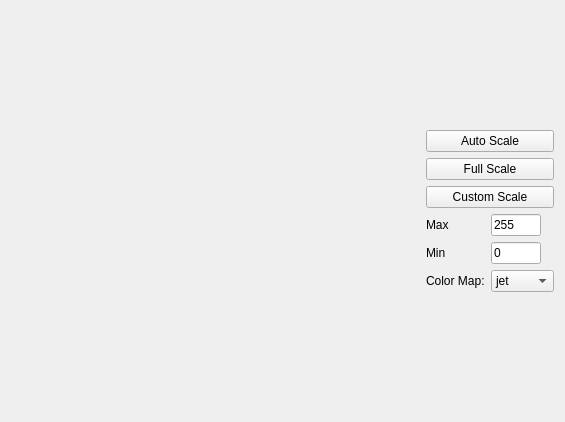
<?xml version="1.0" encoding="UTF-8"?>
<ui version="4.0">
 <class>ImageViewEditor</class>
 <widget class="QWidget" name="ImageViewEditor">
  <property name="geometry">
   <rect>
    <x>0</x>
    <y>0</y>
    <width>565</width>
    <height>422</height>
   </rect>
  </property>
  <property name="sizePolicy">
   <sizepolicy hsizetype="Minimum" vsizetype="Minimum">
    <horstretch>0</horstretch>
    <verstretch>0</verstretch>
   </sizepolicy>
  </property>
  <property name="windowTitle">
   <string>Form</string>
  </property>
  <layout class="QGridLayout" name="gridLayout">
   <item row="0" column="1">
    <layout class="QVBoxLayout" name="settings_verticalLayout">
     <item>
      <spacer name="verticalSpacer_2">
       <property name="orientation">
        <enum>Qt::Vertical</enum>
       </property>
       <property name="sizeHint" stdset="0">
        <size>
         <width>20</width>
         <height>40</height>
        </size>
       </property>
      </spacer>
     </item>
     <item>
      <widget class="QPushButton" name="autoscale_pushButton">
       <property name="text">
        <string>Auto Scale</string>
       </property>
      </widget>
     </item>
     <item>
      <widget class="QPushButton" name="fullscale_pushButton">
       <property name="text">
        <string>Full Scale</string>
       </property>
      </widget>
     </item>
     <item>
      <widget class="QPushButton" name="customscale_pushButton">
       <property name="text">
        <string>Custom Scale</string>
       </property>
      </widget>
     </item>
     <item>
      <layout class="QFormLayout" name="formLayout">
       <item row="0" column="0">
        <widget class="QLabel" name="max_label">
         <property name="text">
          <string>Max</string>
         </property>
        </widget>
       </item>
       <item row="1" column="0">
        <widget class="QLabel" name="min_label">
         <property name="text">
          <string>Min</string>
         </property>
        </widget>
       </item>
       <item row="2" column="0">
        <widget class="QLabel" name="colormap_label">
         <property name="text">
          <string>Color Map:</string>
         </property>
        </widget>
       </item>
       <item row="0" column="1">
        <widget class="QLineEdit" name="max_lineEdit">
         <property name="maximumSize">
          <size>
           <width>50</width>
           <height>16777215</height>
          </size>
         </property>
         <property name="text">
          <string>255</string>
         </property>
        </widget>
       </item>
       <item row="1" column="1">
        <widget class="QLineEdit" name="min_lineEdit">
         <property name="minimumSize">
          <size>
           <width>0</width>
           <height>0</height>
          </size>
         </property>
         <property name="maximumSize">
          <size>
           <width>50</width>
           <height>16777215</height>
          </size>
         </property>
         <property name="text">
          <string>0</string>
         </property>
        </widget>
       </item>
       <item row="2" column="1">
        <widget class="QComboBox" name="cmap_comboBox">
         <item>
          <property name="text">
           <string>jet</string>
          </property>
         </item>
         <item>
          <property name="text">
           <string>gray</string>
          </property>
         </item>
         <item>
          <property name="text">
           <string>viridis</string>
          </property>
         </item>
         <item>
          <property name="text">
           <string>false2</string>
          </property>
         </item>
        </widget>
       </item>
      </layout>
     </item>
     <item>
      <spacer name="verticalSpacer">
       <property name="orientation">
        <enum>Qt::Vertical</enum>
       </property>
       <property name="sizeHint" stdset="0">
        <size>
         <width>20</width>
         <height>40</height>
        </size>
       </property>
      </spacer>
     </item>
    </layout>
   </item>
   <item row="0" column="0">
    <widget class="ImageView" name="imageview" native="true">
     <property name="sizePolicy">
      <sizepolicy hsizetype="Preferred" vsizetype="Preferred">
       <horstretch>2</horstretch>
       <verstretch>1</verstretch>
      </sizepolicy>
     </property>
     <property name="minimumSize">
      <size>
       <width>400</width>
       <height>400</height>
      </size>
     </property>
    </widget>
   </item>
  </layout>
 </widget>
 <customwidgets>
  <customwidget>
   <class>ImageView</class>
   <extends>QWidget</extends>
   <header>pyqtgraph</header>
   <container>1</container>
  </customwidget>
 </customwidgets>
 <resources/>
 <connections/>
</ui>
